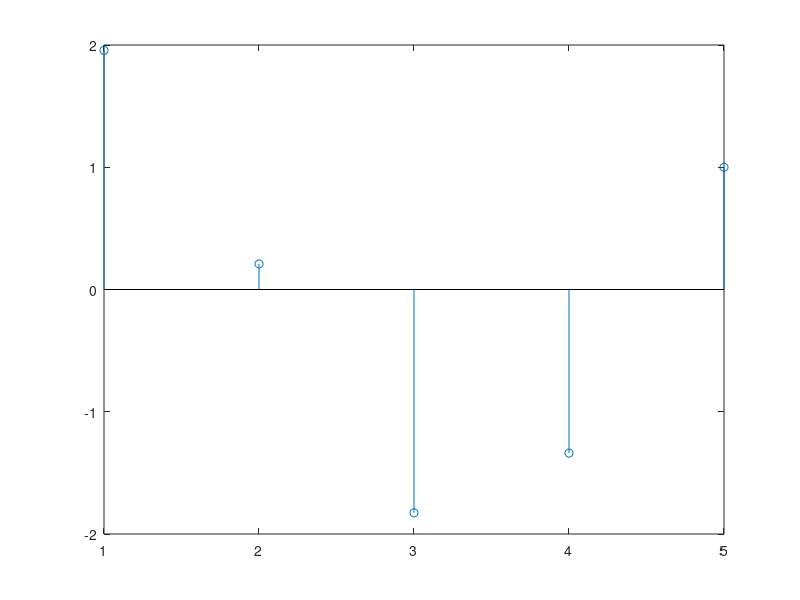

Write MATLAB code to recreate this figure.
a = [0 2*exp(-1i*pi/30) exp(1i*pi/4) exp(-1i*pi/4) 2*exp(1i*pi/3)];
x = [0 0 0 0 0];
for n = 1:5
    for k =1:5
        x(n) = a(k)*exp(1i*(k-1)*n*2*pi/5);
    end
end
stem(x);